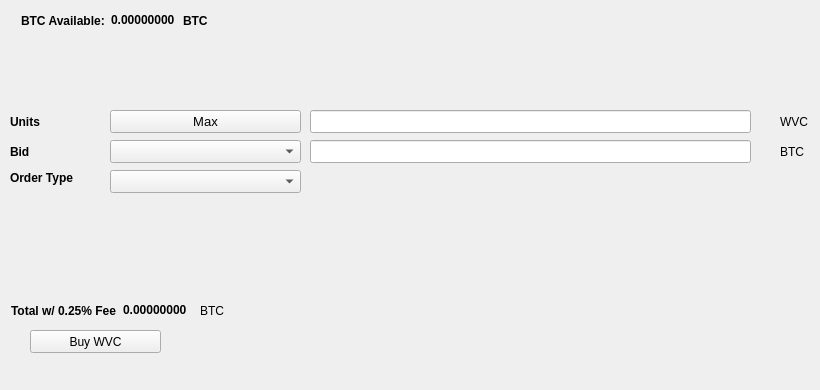
   <widget class="QWidget" name="BuyTab">
    <attribute name="title">
     <string>Buy</string>
    </attribute>
    <widget class="QPushButton" name="BuyWVC">
     <property name="geometry">
      <rect>
       <x>30</x>
       <y>330</y>
       <width>131</width>
       <height>23</height>
      </rect>
     </property>
     <property name="text">
      <string>Buy WVC</string>
     </property>
     <property name="icon">
      <iconset resource="../wavercoin.qrc">
       <normaloff>:/icons/bitcoin</normaloff>:/icons/bitcoin</iconset>
     </property>
    </widget>
    <widget class="QLabel" name="label_3">
     <property name="geometry">
      <rect>
       <x>10</x>
       <y>110</y>
       <width>46</width>
       <height>23</height>
      </rect>
     </property>
     <property name="font">
      <font>
       <weight>75</weight>
       <bold>true</bold>
      </font>
     </property>
     <property name="text">
      <string>Units</string>
     </property>
    </widget>
    <widget class="QLineEdit" name="UnitsInput">
     <property name="geometry">
      <rect>
       <x>310</x>
       <y>110</y>
       <width>441</width>
       <height>23</height>
      </rect>
     </property>
     <property name="font">
      <font>
       <pointsize>9</pointsize>
       <weight>75</weight>
       <bold>true</bold>
      </font>
     </property>
    </widget>
    <widget class="QLineEdit" name="BuyBidPriceEdit">
     <property name="geometry">
      <rect>
       <x>310</x>
       <y>140</y>
       <width>441</width>
       <height>23</height>
      </rect>
     </property>
     <property name="font">
      <font>
       <pointsize>9</pointsize>
       <weight>75</weight>
       <bold>true</bold>
      </font>
     </property>
    </widget>
    <widget class="QLabel" name="label_4">
     <property name="geometry">
      <rect>
       <x>780</x>
       <y>110</y>
       <width>31</width>
       <height>23</height>
      </rect>
     </property>
     <property name="text">
      <string>WVC</string>
     </property>
    </widget>
    <widget class="QLabel" name="label_5">
     <property name="geometry">
      <rect>
       <x>780</x>
       <y>140</y>
       <width>31</width>
       <height>23</height>
      </rect>
     </property>
     <property name="text">
      <string>BTC</string>
     </property>
    </widget>
    <widget class="QLabel" name="label_6">
     <property name="geometry">
      <rect>
       <x>10</x>
       <y>140</y>
       <width>46</width>
       <height>23</height>
      </rect>
     </property>
     <property name="font">
      <font>
       <weight>75</weight>
       <bold>true</bold>
      </font>
     </property>
     <property name="text">
      <string>Bid</string>
     </property>
    </widget>
    <widget class="QLabel" name="label_7">
     <property name="geometry">
      <rect>
       <x>10</x>
       <y>170</y>
       <width>91</width>
       <height>16</height>
      </rect>
     </property>
     <property name="font">
      <font>
       <weight>75</weight>
       <bold>true</bold>
      </font>
     </property>
     <property name="text">
      <string>Order Type</string>
     </property>
    </widget>
    <widget class="QPushButton" name="Buy_Max_Amount">
     <property name="geometry">
      <rect>
       <x>110</x>
       <y>110</y>
       <width>191</width>
       <height>23</height>
      </rect>
     </property>
     <property name="font">
      <font>
       <pointsize>10</pointsize>
      </font>
     </property>
     <property name="text">
      <string>Max</string>
     </property>
    </widget>
    <widget class="QComboBox" name="BuyBidcomboBox">
     <property name="geometry">
      <rect>
       <x>110</x>
       <y>140</y>
       <width>191</width>
       <height>23</height>
      </rect>
     </property>
     <property name="font">
      <font>
       <pointsize>10</pointsize>
      </font>
     </property>
    </widget>
    <widget class="QComboBox" name="buyOrdertypeCombo">
     <property name="geometry">
      <rect>
       <x>110</x>
       <y>170</y>
       <width>191</width>
       <height>23</height>
      </rect>
     </property>
     <property name="font">
      <font>
       <pointsize>10</pointsize>
      </font>
     </property>
    </widget>
    <widget class="QWidget" name="layoutWidget1">
     <property name="geometry">
      <rect>
       <x>21</x>
       <y>11</y>
       <width>227</width>
       <height>19</height>
      </rect>
     </property>
     <layout class="QHBoxLayout" name="horizontalLayout_3">
      <item>
       <widget class="QLabel" name="label232">
        <property name="font">
         <font>
          <weight>75</weight>
          <bold>true</bold>
         </font>
        </property>
        <property name="text">
         <string>BTC Available:</string>
        </property>
       </widget>
      </item>
      <item>
       <widget class="QLabel" name="BtcAvailableLbl">
        <property name="palette">
         <palette>
          <active>
           <colorrole role="WindowText">
            <brush brushstyle="SolidPattern">
             <color alpha="255">
              <red>0</red>
              <green>0</green>
              <blue>0</blue>
             </color>
            </brush>
           </colorrole>
           <colorrole role="Button">
            <brush brushstyle="SolidPattern">
             <color alpha="255">
              <red>0</red>
              <green>170</green>
              <blue>0</blue>
             </color>
            </brush>
           </colorrole>
           <colorrole role="Light">
            <brush brushstyle="SolidPattern">
             <color alpha="255">
              <red>0</red>
              <green>255</green>
              <blue>0</blue>
             </color>
            </brush>
           </colorrole>
           <colorrole role="Midlight">
            <brush brushstyle="SolidPattern">
             <color alpha="255">
              <red>0</red>
              <green>212</green>
              <blue>0</blue>
             </color>
            </brush>
           </colorrole>
           <colorrole role="Dark">
            <brush brushstyle="SolidPattern">
             <color alpha="255">
              <red>0</red>
              <green>85</green>
              <blue>0</blue>
             </color>
            </brush>
           </colorrole>
           <colorrole role="Mid">
            <brush brushstyle="SolidPattern">
             <color alpha="255">
              <red>0</red>
              <green>113</green>
              <blue>0</blue>
             </color>
            </brush>
           </colorrole>
           <colorrole role="Text">
            <brush brushstyle="SolidPattern">
             <color alpha="255">
              <red>0</red>
              <green>170</green>
              <blue>0</blue>
             </color>
            </brush>
           </colorrole>
           <colorrole role="BrightText">
            <brush brushstyle="SolidPattern">
             <color alpha="255">
              <red>255</red>
              <green>255</green>
              <blue>255</blue>
             </color>
            </brush>
           </colorrole>
           <colorrole role="ButtonText">
            <brush brushstyle="SolidPattern">
             <color alpha="255">
              <red>0</red>
              <green>0</green>
              <blue>0</blue>
             </color>
            </brush>
           </colorrole>
           <colorrole role="Base">
            <brush brushstyle="SolidPattern">
             <color alpha="255">
              <red>255</red>
              <green>255</green>
              <blue>255</blue>
             </color>
            </brush>
           </colorrole>
           <colorrole role="Window">
            <brush brushstyle="SolidPattern">
             <color alpha="255">
              <red>0</red>
              <green>170</green>
              <blue>0</blue>
             </color>
            </brush>
           </colorrole>
           <colorrole role="Shadow">
            <brush brushstyle="SolidPattern">
             <color alpha="255">
              <red>0</red>
              <green>0</green>
              <blue>0</blue>
             </color>
            </brush>
           </colorrole>
           <colorrole role="AlternateBase">
            <brush brushstyle="SolidPattern">
             <color alpha="255">
              <red>127</red>
              <green>212</green>
              <blue>127</blue>
             </color>
            </brush>
           </colorrole>
           <colorrole role="ToolTipBase">
            <brush brushstyle="SolidPattern">
             <color alpha="255">
              <red>255</red>
              <green>255</green>
              <blue>220</blue>
             </color>
            </brush>
           </colorrole>
           <colorrole role="ToolTipText">
            <brush brushstyle="SolidPattern">
             <color alpha="255">
              <red>0</red>
              <green>0</green>
              <blue>0</blue>
             </color>
            </brush>
           </colorrole>
          </active>
          <inactive>
           <colorrole role="WindowText">
            <brush brushstyle="SolidPattern">
             <color alpha="255">
              <red>0</red>
              <green>0</green>
              <blue>0</blue>
             </color>
            </brush>
           </colorrole>
           <colorrole role="Button">
            <brush brushstyle="SolidPattern">
             <color alpha="255">
              <red>0</red>
              <green>170</green>
              <blue>0</blue>
             </color>
            </brush>
           </colorrole>
           <colorrole role="Light">
            <brush brushstyle="SolidPattern">
             <color alpha="255">
              <red>0</red>
              <green>255</green>
              <blue>0</blue>
             </color>
            </brush>
           </colorrole>
           <colorrole role="Midlight">
            <brush brushstyle="SolidPattern">
             <color alpha="255">
              <red>0</red>
              <green>212</green>
              <blue>0</blue>
             </color>
            </brush>
           </colorrole>
           <colorrole role="Dark">
            <brush brushstyle="SolidPattern">
             <color alpha="255">
              <red>0</red>
              <green>85</green>
              <blue>0</blue>
             </color>
            </brush>
           </colorrole>
           <colorrole role="Mid">
            <brush brushstyle="SolidPattern">
             <color alpha="255">
              <red>0</red>
              <green>113</green>
              <blue>0</blue>
             </color>
            </brush>
           </colorrole>
           <colorrole role="Text">
            <brush brushstyle="SolidPattern">
             <color alpha="255">
              <red>0</red>
              <green>170</green>
              <blue>0</blue>
             </color>
            </brush>
           </colorrole>
           <colorrole role="BrightText">
            <brush brushstyle="SolidPattern">
             <color alpha="255">
              <red>255</red>
              <green>255</green>
              <blue>255</blue>
             </color>
            </brush>
           </colorrole>
           <colorrole role="ButtonText">
            <brush brushstyle="SolidPattern">
             <color alpha="255">
              <red>0</red>
              <green>0</green>
              <blue>0</blue>
             </color>
            </brush>
           </colorrole>
           <colorrole role="Base">
            <brush brushstyle="SolidPattern">
             <color alpha="255">
              <red>255</red>
              <green>255</green>
              <blue>255</blue>
             </color>
            </brush>
           </colorrole>
           <colorrole role="Window">
            <brush brushstyle="SolidPattern">
             <color alpha="255">
              <red>0</red>
              <green>170</green>
              <blue>0</blue>
             </color>
            </brush>
           </colorrole>
           <colorrole role="Shadow">
            <brush brushstyle="SolidPattern">
             <color alpha="255">
              <red>0</red>
              <green>0</green>
              <blue>0</blue>
             </color>
            </brush>
           </colorrole>
           <colorrole role="AlternateBase">
            <brush brushstyle="SolidPattern">
             <color alpha="255">
              <red>127</red>
              <green>212</green>
              <blue>127</blue>
             </color>
            </brush>
           </colorrole>
           <colorrole role="ToolTipBase">
            <brush brushstyle="SolidPattern">
             <color alpha="255">
              <red>255</red>
              <green>255</green>
              <blue>220</blue>
             </color>
            </brush>
           </colorrole>
           <colorrole role="ToolTipText">
            <brush brushstyle="SolidPattern">
             <color alpha="255">
              <red>0</red>
              <green>0</green>
              <blue>0</blue>
             </color>
            </brush>
           </colorrole>
          </inactive>
          <disabled>
           <colorrole role="WindowText">
            <brush brushstyle="SolidPattern">
             <color alpha="255">
              <red>0</red>
              <green>85</green>
              <blue>0</blue>
             </color>
            </brush>
           </colorrole>
           <colorrole role="Button">
            <brush brushstyle="SolidPattern">
             <color alpha="255">
              <red>0</red>
              <green>170</green>
              <blue>0</blue>
             </color>
            </brush>
           </colorrole>
           <colorrole role="Light">
            <brush brushstyle="SolidPattern">
             <color alpha="255">
              <red>0</red>
              <green>255</green>
              <blue>0</blue>
             </color>
            </brush>
           </colorrole>
           <colorrole role="Midlight">
            <brush brushstyle="SolidPattern">
             <color alpha="255">
              <red>0</red>
              <green>212</green>
              <blue>0</blue>
             </color>
            </brush>
           </colorrole>
           <colorrole role="Dark">
            <brush brushstyle="SolidPattern">
             <color alpha="255">
              <red>0</red>
              <green>85</green>
              <blue>0</blue>
             </color>
            </brush>
           </colorrole>
           <colorrole role="Mid">
            <brush brushstyle="SolidPattern">
             <color alpha="255">
              <red>0</red>
              <green>113</green>
              <blue>0</blue>
             </color>
            </brush>
           </colorrole>
           <colorrole role="Text">
            <brush brushstyle="SolidPattern">
             <color alpha="255">
              <red>0</red>
              <green>85</green>
              <blue>0</blue>
             </color>
            </brush>
           </colorrole>
           <colorrole role="BrightText">
            <brush brushstyle="SolidPattern">
             <color alpha="255">
              <red>255</red>
              <green>255</green>
              <blue>255</blue>
             </color>
            </brush>
           </colorrole>
           <colorrole role="ButtonText">
            <brush brushstyle="SolidPattern">
             <color alpha="255">
              <red>0</red>
              <green>85</green>
              <blue>0</blue>
             </color>
            </brush>
           </colorrole>
           <colorrole role="Base">
            <brush brushstyle="SolidPattern">
             <color alpha="255">
              <red>0</red>
              <green>170</green>
              <blue>0</blue>
             </color>
            </brush>
           </colorrole>
           <colorrole role="Window">
            <brush brushstyle="SolidPattern">
             <color alpha="255">
              <red>0</red>
              <green>170</green>
              <blue>0</blue>
             </color>
            </brush>
           </colorrole>
           <colorrole role="Shadow">
            <brush brushstyle="SolidPattern">
             <color alpha="255">
              <red>0</red>
              <green>0</green>
              <blue>0</blue>
             </color>
            </brush>
           </colorrole>
           <colorrole role="AlternateBase">
            <brush brushstyle="SolidPattern">
             <color alpha="255">
              <red>0</red>
              <green>170</green>
              <blue>0</blue>
             </color>
            </brush>
           </colorrole>
           <colorrole role="ToolTipBase">
            <brush brushstyle="SolidPattern">
             <color alpha="255">
              <red>255</red>
              <green>255</green>
              <blue>220</blue>
             </color>
            </brush>
           </colorrole>
           <colorrole role="ToolTipText">
            <brush brushstyle="SolidPattern">
             <color alpha="255">
              <red>0</red>
              <green>0</green>
              <blue>0</blue>
             </color>
            </brush>
           </colorrole>
          </disabled>
         </palette>
        </property>
        <property name="font">
         <font>
          <weight>75</weight>
          <bold>true</bold>
         </font>
        </property>
        <property name="text">
         <string>0.00000000</string>
        </property>
        <property name="textInteractionFlags">
         <set>Qt::LinksAccessibleByMouse|Qt::TextSelectableByKeyboard|Qt::TextSelectableByMouse</set>
        </property>
       </widget>
      </item>
      <item>
       <widget class="QLabel" name="BtcAvailableLbl_2">
        <property name="font">
         <font>
          <weight>75</weight>
          <bold>true</bold>
         </font>
        </property>
        <property name="text">
         <string>BTC</string>
        </property>
       </widget>
      </item>
     </layout>
    </widget>
    <widget class="QWidget" name="layoutWidge2">
     <property name="geometry">
      <rect>
       <x>11</x>
       <y>301</y>
       <width>259</width>
       <height>19</height>
      </rect>
     </property>
     <layout class="QHBoxLayout" name="horizontalLayout_4">
      <item>
       <widget class="QLabel" name="label_9">
        <property name="font">
         <font>
          <weight>75</weight>
          <bold>true</bold>
         </font>
        </property>
        <property name="text">
         <string>Total w/ 0.25% Fee</string>
        </property>
       </widget>
      </item>
      <item>
       <widget class="QLabel" name="BuyCostLabel">
        <property name="palette">
         <palette>
          <active>
           <colorrole role="WindowText">
            <brush brushstyle="SolidPattern">
             <color alpha="255">
              <red>0</red>
              <green>0</green>
              <blue>0</blue>
             </color>
            </brush>
           </colorrole>
           <colorrole role="Button">
            <brush brushstyle="SolidPattern">
             <color alpha="255">
              <red>0</red>
              <green>170</green>
              <blue>0</blue>
             </color>
            </brush>
           </colorrole>
           <colorrole role="Light">
            <brush brushstyle="SolidPattern">
             <color alpha="255">
              <red>0</red>
              <green>255</green>
              <blue>0</blue>
             </color>
            </brush>
           </colorrole>
           <colorrole role="Midlight">
            <brush brushstyle="SolidPattern">
             <color alpha="255">
              <red>0</red>
              <green>212</green>
              <blue>0</blue>
             </color>
            </brush>
           </colorrole>
           <colorrole role="Dark">
            <brush brushstyle="SolidPattern">
             <color alpha="255">
              <red>0</red>
              <green>85</green>
              <blue>0</blue>
             </color>
            </brush>
           </colorrole>
           <colorrole role="Mid">
            <brush brushstyle="SolidPattern">
             <color alpha="255">
              <red>0</red>
              <green>113</green>
              <blue>0</blue>
             </color>
            </brush>
           </colorrole>
           <colorrole role="Text">
            <brush brushstyle="SolidPattern">
             <color alpha="255">
              <red>0</red>
              <green>170</green>
              <blue>0</blue>
             </color>
            </brush>
           </colorrole>
           <colorrole role="BrightText">
            <brush brushstyle="SolidPattern">
             <color alpha="255">
              <red>255</red>
              <green>255</green>
              <blue>255</blue>
             </color>
            </brush>
           </colorrole>
           <colorrole role="ButtonText">
            <brush brushstyle="SolidPattern">
             <color alpha="255">
              <red>0</red>
              <green>0</green>
              <blue>0</blue>
             </color>
            </brush>
           </colorrole>
           <colorrole role="Base">
            <brush brushstyle="SolidPattern">
             <color alpha="255">
              <red>255</red>
              <green>255</green>
              <blue>255</blue>
             </color>
            </brush>
           </colorrole>
           <colorrole role="Window">
            <brush brushstyle="SolidPattern">
             <color alpha="255">
              <red>0</red>
              <green>170</green>
              <blue>0</blue>
             </color>
            </brush>
           </colorrole>
           <colorrole role="Shadow">
            <brush brushstyle="SolidPattern">
             <color alpha="255">
              <red>0</red>
              <green>0</green>
              <blue>0</blue>
             </color>
            </brush>
           </colorrole>
           <colorrole role="AlternateBase">
            <brush brushstyle="SolidPattern">
             <color alpha="255">
              <red>127</red>
              <green>212</green>
              <blue>127</blue>
             </color>
            </brush>
           </colorrole>
           <colorrole role="ToolTipBase">
            <brush brushstyle="SolidPattern">
             <color alpha="255">
              <red>255</red>
              <green>255</green>
              <blue>220</blue>
             </color>
            </brush>
           </colorrole>
           <colorrole role="ToolTipText">
            <brush brushstyle="SolidPattern">
             <color alpha="255">
              <red>0</red>
              <green>0</green>
              <blue>0</blue>
             </color>
            </brush>
           </colorrole>
          </active>
          <inactive>
           <colorrole role="WindowText">
            <brush brushstyle="SolidPattern">
             <color alpha="255">
              <red>0</red>
              <green>0</green>
              <blue>0</blue>
             </color>
            </brush>
           </colorrole>
           <colorrole role="Button">
            <brush brushstyle="SolidPattern">
             <color alpha="255">
              <red>0</red>
              <green>170</green>
              <blue>0</blue>
             </color>
            </brush>
           </colorrole>
           <colorrole role="Light">
            <brush brushstyle="SolidPattern">
             <color alpha="255">
              <red>0</red>
              <green>255</green>
              <blue>0</blue>
             </color>
            </brush>
           </colorrole>
           <colorrole role="Midlight">
            <brush brushstyle="SolidPattern">
             <color alpha="255">
              <red>0</red>
              <green>212</green>
              <blue>0</blue>
             </color>
            </brush>
           </colorrole>
           <colorrole role="Dark">
            <brush brushstyle="SolidPattern">
             <color alpha="255">
              <red>0</red>
              <green>85</green>
              <blue>0</blue>
             </color>
            </brush>
           </colorrole>
           <colorrole role="Mid">
            <brush brushstyle="SolidPattern">
             <color alpha="255">
              <red>0</red>
              <green>113</green>
              <blue>0</blue>
             </color>
            </brush>
           </colorrole>
           <colorrole role="Text">
            <brush brushstyle="SolidPattern">
             <color alpha="255">
              <red>0</red>
              <green>170</green>
              <blue>0</blue>
             </color>
            </brush>
           </colorrole>
           <colorrole role="BrightText">
            <brush brushstyle="SolidPattern">
             <color alpha="255">
              <red>255</red>
              <green>255</green>
              <blue>255</blue>
             </color>
            </brush>
           </colorrole>
           <colorrole role="ButtonText">
            <brush brushstyle="SolidPattern">
             <color alpha="255">
              <red>0</red>
              <green>0</green>
              <blue>0</blue>
             </color>
            </brush>
           </colorrole>
           <colorrole role="Base">
            <brush brushstyle="SolidPattern">
             <color alpha="255">
              <red>255</red>
              <green>255</green>
              <blue>255</blue>
             </color>
            </brush>
           </colorrole>
           <colorrole role="Window">
            <brush brushstyle="SolidPattern">
             <color alpha="255">
              <red>0</red>
              <green>170</green>
              <blue>0</blue>
             </color>
            </brush>
           </colorrole>
           <colorrole role="Shadow">
            <brush brushstyle="SolidPattern">
             <color alpha="255">
              <red>0</red>
              <green>0</green>
              <blue>0</blue>
             </color>
            </brush>
           </colorrole>
           <colorrole role="AlternateBase">
            <brush brushstyle="SolidPattern">
             <color alpha="255">
              <red>127</red>
              <green>212</green>
              <blue>127</blue>
             </color>
            </brush>
           </colorrole>
           <colorrole role="ToolTipBase">
            <brush brushstyle="SolidPattern">
             <color alpha="255">
              <red>255</red>
              <green>255</green>
              <blue>220</blue>
             </color>
            </brush>
           </colorrole>
           <colorrole role="ToolTipText">
            <brush brushstyle="SolidPattern">
             <color alpha="255">
              <red>0</red>
              <green>0</green>
              <blue>0</blue>
             </color>
            </brush>
           </colorrole>
          </inactive>
          <disabled>
           <colorrole role="WindowText">
            <brush brushstyle="SolidPattern">
             <color alpha="255">
              <red>0</red>
              <green>85</green>
              <blue>0</blue>
             </color>
            </brush>
           </colorrole>
           <colorrole role="Button">
            <brush brushstyle="SolidPattern">
             <color alpha="255">
              <red>0</red>
              <green>170</green>
              <blue>0</blue>
             </color>
            </brush>
           </colorrole>
           <colorrole role="Light">
            <brush brushstyle="SolidPattern">
             <color alpha="255">
              <red>0</red>
              <green>255</green>
              <blue>0</blue>
             </color>
            </brush>
           </colorrole>
           <colorrole role="Midlight">
            <brush brushstyle="SolidPattern">
             <color alpha="255">
              <red>0</red>
              <green>212</green>
              <blue>0</blue>
             </color>
            </brush>
           </colorrole>
           <colorrole role="Dark">
            <brush brushstyle="SolidPattern">
             <color alpha="255">
              <red>0</red>
              <green>85</green>
              <blue>0</blue>
             </color>
            </brush>
           </colorrole>
           <colorrole role="Mid">
            <brush brushstyle="SolidPattern">
             <color alpha="255">
              <red>0</red>
              <green>113</green>
              <blue>0</blue>
             </color>
            </brush>
           </colorrole>
           <colorrole role="Text">
            <brush brushstyle="SolidPattern">
             <color alpha="255">
              <red>0</red>
              <green>85</green>
              <blue>0</blue>
             </color>
            </brush>
           </colorrole>
           <colorrole role="BrightText">
            <brush brushstyle="SolidPattern">
             <color alpha="255">
              <red>255</red>
              <green>255</green>
              <blue>255</blue>
             </color>
            </brush>
           </colorrole>
           <colorrole role="ButtonText">
            <brush brushstyle="SolidPattern">
             <color alpha="255">
              <red>0</red>
              <green>85</green>
              <blue>0</blue>
             </color>
            </brush>
           </colorrole>
           <colorrole role="Base">
            <brush brushstyle="SolidPattern">
             <color alpha="255">
              <red>0</red>
              <green>170</green>
              <blue>0</blue>
             </color>
            </brush>
           </colorrole>
           <colorrole role="Window">
            <brush brushstyle="SolidPattern">
             <color alpha="255">
              <red>0</red>
              <green>170</green>
              <blue>0</blue>
             </color>
            </brush>
           </colorrole>
           <colorrole role="Shadow">
            <brush brushstyle="SolidPattern">
             <color alpha="255">
              <red>0</red>
              <green>0</green>
              <blue>0</blue>
             </color>
            </brush>
           </colorrole>
           <colorrole role="AlternateBase">
            <brush brushstyle="SolidPattern">
             <color alpha="255">
              <red>0</red>
              <green>170</green>
              <blue>0</blue>
             </color>
            </brush>
           </colorrole>
           <colorrole role="ToolTipBase">
            <brush brushstyle="SolidPattern">
             <color alpha="255">
              <red>255</red>
              <green>255</green>
              <blue>220</blue>
             </color>
            </brush>
           </colorrole>
           <colorrole role="ToolTipText">
            <brush brushstyle="SolidPattern">
             <color alpha="255">
              <red>0</red>
              <green>0</green>
              <blue>0</blue>
             </color>
            </brush>
           </colorrole>
          </disabled>
         </palette>
        </property>
        <property name="font">
         <font>
          <weight>75</weight>
          <bold>true</bold>
         </font>
        </property>
        <property name="autoFillBackground">
         <bool>false</bool>
        </property>
        <property name="text">
         <string>0.00000000</string>
        </property>
        <property name="textInteractionFlags">
         <set>Qt::LinksAccessibleByMouse|Qt::TextSelectableByMouse</set>
        </property>
       </widget>
      </item>
      <item>
       <widget class="QLabel" name="label_10">
        <property name="font">
         <font>
          <weight>50</weight>
          <bold>false</bold>
         </font>
        </property>
        <property name="text">
         <string>BTC</string>
        </property>
       </widget>
      </item>
     </layout>
    </widget>
    <widget class="QLabel" name="label_24">
     <property name="geometry">
      <rect>
       <x>460</x>
       <y>300</y>
       <width>281</width>
       <height>81</height>
      </rect>
     </property>
     <property name="text">
      <string/>
     </property>
     <property name="pixmap">
      <pixmap>:/images/bittrex</pixmap>
     </property>
    </widget>
   </widget>
